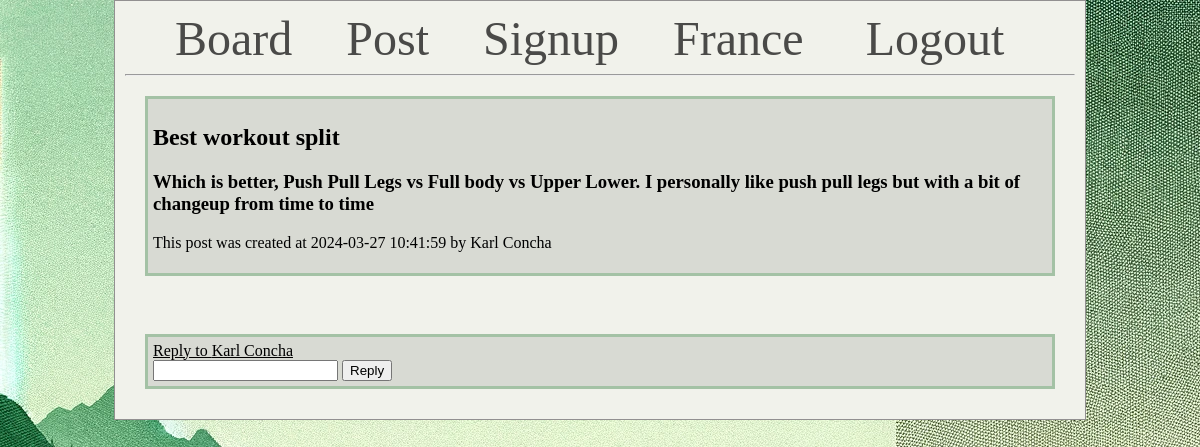
The page /1/reply/ (signed in) on the database its author committed.
### tables this page shows
CREATE TABLE posts (
    id INTEGER PRIMARY KEY AUTOINCREMENT,
    created TIMESTAMP DEFAULT CURRENT_TIMESTAMP,
    title TEXT,
    content TEXT NOT NULL,
    userid INTEGER NOT NULL,
    parent_id INTEGER,
    FOREIGN KEY (parent_id) REFERENCES posts(id) ON DELETE CASCADE
);

CREATE TABLE users (
    id INTEGER PRIMARY KEY AUTOINCREMENT,
    username TEXT NOT NULL,
    password TEXT NOT NULL
);

### app.py (the view)
@app.route('/<int:id>/reply/', methods=('GET', 'POST'))
def reply(id):
    post = get_post(id)
    if 'user_id' not in session: #User verification, can't be guest to reply
        flash('Need an account to reply!')
        return redirect(url_for('signin'))
    else:
        if request.method == 'POST':
            content = request.form['reply_text']
            userid = session['user_id']
            parentid = id
            if not content:
                flash('1 character minimum is needed!')
            else:
                conn = get_db_connection()
                conn.execute('''INSERT INTO posts
                             (content, userid, parent_id)
                             VALUES (?, ?, ?)''',
                             (content, userid, parentid)) #Create reply of a post in the posts table
                conn.commit()
                conn.close()
                return redirect(url_for('view', id=post['id']))
    return render_template('reply.html', post=post)

### app.py (called while the page is built)
def get_db_connection():
    conn = sqlite3.connect('database.db')
    conn.row_factory = sqlite3.Row
    return conn

def get_post(post_id,): #Single post retrieval
    conn = get_db_connection()
    post = conn.execute('''
                        SELECT posts.id, parent_id, posts.created, posts.title, posts.content, posts.userid, users.username
                        FROM posts
                        JOIN users ON posts.userid = users.id
                        WHERE posts.id = ?''',
                        (post_id, )).fetchone()
    conn.close()
    if post is None:
        abort(404)
    return post

@app.context_processor
def inject_user():
    username = session.get('username')
    return dict(logged_in_user_name=username) #Saves username to be used in a function (line 16 in base.html)

### templates/reply.html
{% extends 'base.html' %}
{% block content %}
    <div class='post'>
        <h2> {{post['title']}}</h2>
        <h3>{{post['content']}}</h3>
        <p>This post was created at {{ post['created'] }} by {{ post['username'] }}</p>
    </div>
    <br>
    <div class='post'>
        <form method="post">
            <label for="reply_text"><u>Reply to {{post['username']}}</u></label>
            <br>
            <input type="text" name="reply_text"
                   value="{{ request.form['reply_text']}}"></input>
            <button type="submit">Reply</button>
        </form>
    </div>
{% endblock%}

### static/css/main.css (style rules this page uses)
body { background-color: #57575769; background-image: url("Backgroundimage.png"); margin: 0; height: 100%; }
div.post { padding: 5px; margin: 20px; background-color: #D8DAD3; border: 3px solid #A4C2A5; }

### rows shown on the page
posts: title "Best workout split", content "Which is better, Push Pull Legs vs Full body vs Upper Lower. I personally like push pull legs but with a bit of changeup from time to time", created "2024-03-27 10:41:59"
users: username "Karl Concha"

### other values the page prints
{{ logged_in_user_name }} "France"
